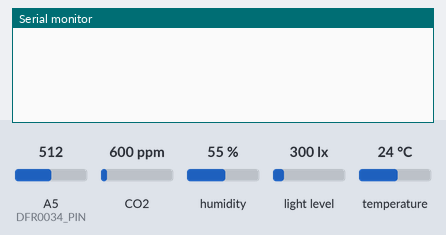
Bench run of a sketch on a simulated Arduino Mega 2560, built with avr-gcc and run on an emulated ATmega2560. Parts: the last lines printed to the serial monitor. Inputs (shaded band) come from the test bench; at power-on: CO2 600 ppm, humidity 55 %, A5 (DFR0034_PIN) = 512, light level 300 lx, temperature 24 °C.

Above: at 1.2 s.
1.3 s: CO2 set to 452 ppm
At 2.6 s:
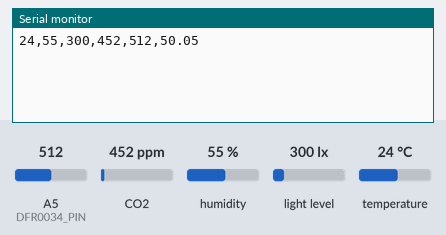
5.5 s: humidity set to 22 %
At 6.8 s:
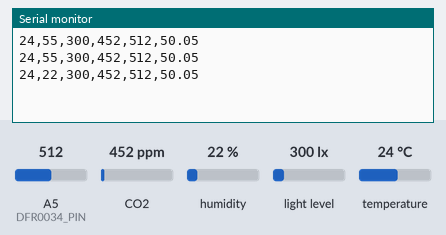
7.0 s: A5 (DFR0034_PIN) set to 716
At 8.4 s:
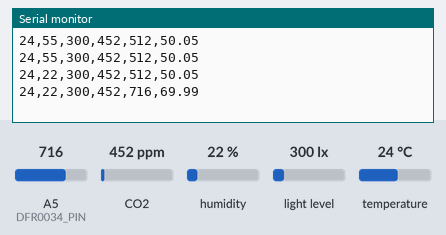
8.5 s: light level set to 40 lx
10.0 s: temperature set to 12 °C
At 11.1 s:
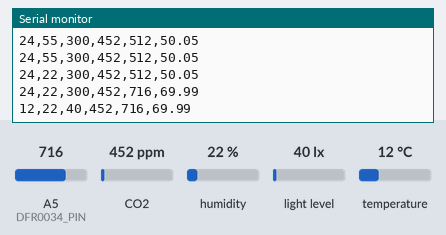
11.5 s: A5 (DFR0034_PIN) set to 992
At 13.0 s:
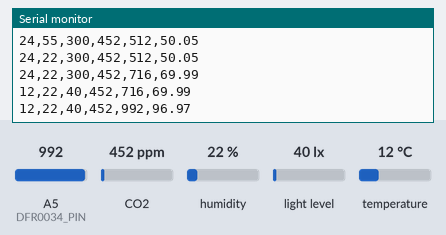
Timing chart, 0 to 14.0 s (numbered marks = the images above; inputs shaded):
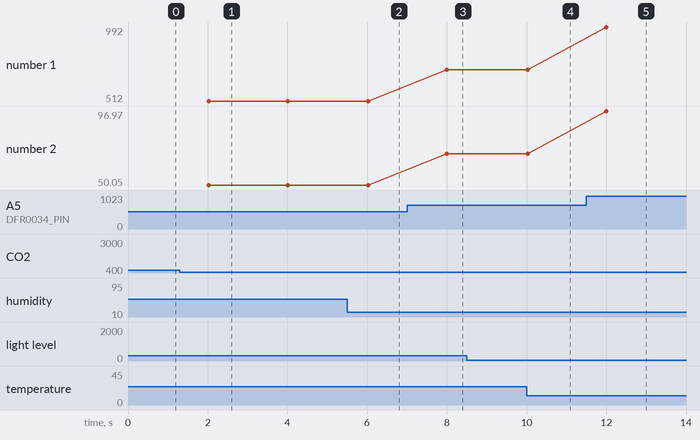

Measured:
- after the input at 1.3 s, the serial monitor: prints a new line after 0.73 s (image 1)
- after the input at 5.5 s, the serial monitor: prints a new line after 0.53 s (image 2)
- after the input at 7.0 s, the serial monitor: prints a new line after 1.0 s (image 3)
- after the input at 10.0 s, the serial monitor: prints a new line at once (image 4)
- after the input at 11.5 s, the serial monitor: prints a new line after 0.50 s (image 5)
- plotted number 1: 512 → 716 after the input at 7.0 s, 716 → 992 after the input at 11.5 s
- plotted number 2: 50.05 → 69.99 after the input at 7.0 s, 69.99 → 96.97 after the input at 11.5 s

The sketch:

step14.ino
```cpp
//소음센서 0.1초, 주요센서는 2초주기로 측정하도록 설정
//라이브러리 삽입
#include <Wire.h>
#include <BH1750.h>
#include <MQ135.h>
#include <DHT.h>
#include <DHT_U.h>

//센서 핀 정의
#define DHT11_PIN 14
#define DHT11_TYPE DHT11
#define MQ135_PIN A12
#define DFR0034_PIN A5

MQ135 mq135(MQ135_PIN);
DHT dht11(DHT11_PIN, DHT11_TYPE);
BH1750 bh1750;

unsigned long t = 0;
unsigned long t_prev = 0;
unsigned long t_prev_DFR0034 = 0;

int paroid_ms = 2000;
int paroid_ms_DFR0034 = 100;
int adc_max = 0;

void setup() {
  Serial.begin(9600);
  Wire.begin();
  bh1750.begin();
  dht11.begin();
  t_prev = millis();
}
void loop() {
  t = millis();
  if(t - t_prev_DFR0034 >= paroid_ms_DFR0034){
     int adc = analogRead(DFR0034_PIN);
     if (adc > adc_max){
      adc_max = adc;
     }
     t_prev_DFR0034 = t;
     if(t - t_prev >= paroid_ms) {
      int LUX = bh1750.readLightLevel(); //조도 측정
      int TEMP = dht11.readTemperature(); //온도 측정
      int RH = dht11.readHumidity(); //습도 측정
      int GAS = mq135.getCorrectedPPM(TEMP, RH);  //공기질 측정
      float SIP = (adc_max / 1023.0)*100; //소음값을 백분율로 변환
      //모든 센서 데이터를 쉼표로 구분하여 시리얼로 전송송
      String data = String(TEMP) + "," + String(RH) + "," + String(LUX) + "," + String(GAS) + "," + String(adc) + "," + float(SIP);
      Serial.println(data);
      adc_max = 0; //최대 소음값 초기화
      t_prev = t;
     }
  }
}
```
